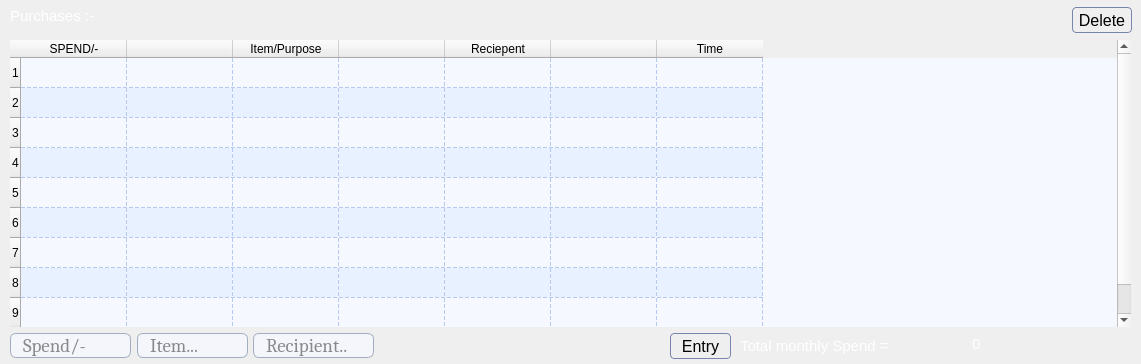
     <widget class="QWidget" name="widget_5" native="true">
      <property name="geometry">
       <rect>
        <x>0</x>
        <y>-1</y>
        <width>1141</width>
        <height>364</height>
       </rect>
      </property>
      <property name="styleSheet">
       <string notr="true">
#widget_5 {
    
	background-color: rgb(148, 178, 227);
    border: 1px solid #a5b7d9;
       border-top-left-radius: 0px;   /* No radius on top-left */
    border-top-right-radius: 8px;  /* Rounded */
    border-bottom-left-radius: 8px; /* Rounded */
    border-bottom-right-radius: 8px; /* Rounded */
}

/* Add subtle shadow feel */
#widget_5:hover {
    background-color: #81a6e1;
       border-top-left-radius: 0px;   /* No radius on top-left */
    border-top-right-radius: 8px;  /* Rounded */
    border-bottom-left-radius: 8px; /* Rounded */
    border-bottom-right-radius: 8px; /* Rounded */
}

/* Optional focus / active effect */
#widget_5:focus {
    border: 2px solid #2b6ef3;
    background-color: #ffffff;
   border-top-left-radius: 0px;   /* No radius on top-left */
    border-top-right-radius: 8px;  /* Rounded */
    border-bottom-left-radius: 8px; /* Rounded */
    border-bottom-right-radius: 8px; /* Rounded */
}
</string>
      </property>
      <widget class="QLabel" name="label_expense_record">
       <property name="geometry">
        <rect>
         <x>10</x>
         <y>3</y>
         <width>181</width>
         <height>25</height>
        </rect>
       </property>
       <property name="font">
        <font>
         <family>Segoe UI</family>
         <pointsize>11</pointsize>
         <italic>false</italic>
         <bold>false</bold>
        </font>
       </property>
       <property name="styleSheet">
        <string notr="true">color: rgb(255, 255, 255);
background-color: rgba(37, 56, 86,0);</string>
       </property>
       <property name="text">
        <string>Purchases :-</string>
       </property>
      </widget>
      <widget class="QLabel" name="label_total_expense">
       <property name="geometry">
        <rect>
         <x>740</x>
         <y>330</y>
         <width>191</width>
         <height>31</height>
        </rect>
       </property>
       <property name="font">
        <font>
         <family>Segoe UI</family>
         <pointsize>11</pointsize>
         <italic>false</italic>
         <bold>false</bold>
        </font>
       </property>
       <property name="styleSheet">
        <string notr="true">color: rgb(255, 255, 255);
background-color: rgba(37, 56, 86,0);</string>
       </property>
       <property name="text">
        <string>Total monthly Spend = </string>
       </property>
      </widget>
      <widget class="QLabel" name="label_total_spends">
       <property name="geometry">
        <rect>
         <x>972</x>
         <y>333</y>
         <width>151</width>
         <height>21</height>
        </rect>
       </property>
       <property name="font">
        <font>
         <family>Segoe UI</family>
         <pointsize>11</pointsize>
         <italic>false</italic>
         <bold>false</bold>
        </font>
       </property>
       <property name="styleSheet">
        <string notr="true">color: rgb(255, 255, 255);
background-color: rgba(37, 56, 86,0);</string>
       </property>
       <property name="text">
        <string>0</string>
       </property>
      </widget>
      <widget class="QTableWidget" name="tableWidget_1">
       <property name="geometry">
        <rect>
         <x>10</x>
         <y>40</y>
         <width>1121</width>
         <height>287</height>
        </rect>
       </property>
       <property name="font">
        <font>
         <family>Segoe UI</family>
         <pointsize>11</pointsize>
         <italic>false</italic>
         <bold>false</bold>
        </font>
       </property>
       <property name="styleSheet">
        <string notr="true">/* ===== Table Widget Style (Light Blue Theme) ===== */
#tableWidget_1 {
    background-color: #f5f9ff; /* soft blue-white background */
    alternate-background-color: #e8f1ff;
    gridline-color: #b7c9f0;
  
    
    font: 11pt &quot;Segoe UI&quot;;
    color: #2f3e55;
    selection-background-color: #6ea6f8;
    selection-color: white;
    outline: none;
}

/* ===== Header Styling ===== */
#tableWidget_1 QHeaderView::section {
    background: qlineargradient(x1:0, y1:0, x2:0, y2:1,
        stop:0 #cbd9f6, stop:1 #a9c4f2);
    color: #1d2b4d;
    font-weight: 600;
    font-size: 11pt;
    border: 1px solid #9bb8ef;
    padding: 6px;
    border-top-left-radius: 6px;
    border-top-right-radius: 6px;
}

/* ===== Hover effect on header ===== */
#tableWidget_1 QHeaderView::section:hover {
    background: qlineargradient(x1:0, y1:0, x2:0, y2:1,
        stop:0 #a6c5ff, stop:1 #8db4ff);
    color: #ffffff;
}

/* ===== Row Hover Highlight ===== */
#tableWidget_1::item:hover {
    background-color: #c8ddff;
    color: #12294d;
}

/* ===== Selected Cell ===== */
#tableWidget_1::item:selected {
    background-color: #7aa3e6;
    color: white;
}

/* ===== Vertical Scrollbar ===== */
#tableWidget_1 QScrollBar:vertical {
    border: none;
    background: #ebf2ff;
    width: 10px;
    margin: 2px 0 2px 0;
    border-radius: 4px;
}

#tableWidget_1 QScrollBar::handle:vertical {
    background: #5077ba;
    border-radius: 4px;
}

#tableWidget_1 QScrollBar::handle:vertical:hover {
    background: #496baa;
}

#tableWidget_1 QScrollBar::add-line:vertical,
#tableWidget_1 QScrollBar::sub-line:vertical {
    height: 0;
}

/* ===== Horizontal Scrollbar ===== */
#tableWidget_1 QScrollBar:horizontal {
    border: none;
    background: #ebf2ff;
    height: 10px;
    margin: 0 2px 0 2px;
    border-radius: 4px;
}

#tableWidget_1 QScrollBar::handle:horizontal {
    background: #90b4ff;
    border-radius: 4px;
}

#tableWidget_1 QScrollBar::handle:horizontal:hover {
    background: #6e9fff;
}

#tableWidget_1 QScrollBar::add-line:horizontal,
#tableWidget_1 QScrollBar::sub-line:horizontal {
    width: 0;
}
</string>
       </property>
       <property name="frameShape">
        <enum>QFrame::Shape::NoFrame</enum>
       </property>
       <property name="frameShadow">
        <enum>QFrame::Shadow::Plain</enum>
       </property>
       <property name="lineWidth">
        <number>1</number>
       </property>
       <property name="midLineWidth">
        <number>0</number>
       </property>
       <property name="horizontalScrollBarPolicy">
        <enum>Qt::ScrollBarPolicy::ScrollBarAlwaysOff</enum>
       </property>
       <property name="alternatingRowColors">
        <bool>true</bool>
       </property>
       <property name="selectionMode">
        <enum>QAbstractItemView::SelectionMode::ContiguousSelection</enum>
       </property>
       <property name="selectionBehavior">
        <enum>QAbstractItemView::SelectionBehavior::SelectRows</enum>
       </property>
       <property name="textElideMode">
        <enum>Qt::TextElideMode::ElideMiddle</enum>
       </property>
       <property name="showGrid">
        <bool>true</bool>
       </property>
       <property name="gridStyle">
        <enum>Qt::PenStyle::DashLine</enum>
       </property>
       <property name="sortingEnabled">
        <bool>false</bool>
       </property>
       <property name="rowCount">
        <number>9</number>
       </property>
       <property name="columnCount">
        <number>7</number>
       </property>
       <attribute name="horizontalHeaderCascadingSectionResizes">
        <bool>false</bool>
       </attribute>
       <attribute name="horizontalHeaderMinimumSectionSize">
        <number>41</number>
       </attribute>
       <attribute name="horizontalHeaderDefaultSectionSize">
        <number>106</number>
       </attribute>
       <attribute name="horizontalHeaderStretchLastSection">
        <bool>false</bool>
       </attribute>
       <attribute name="verticalHeaderDefaultSectionSize">
        <number>30</number>
       </attribute>
       <attribute name="verticalHeaderStretchLastSection">
        <bool>false</bool>
       </attribute>
       <row/>
       <row/>
       <row/>
       <row/>
       <row/>
       <row/>
       <row/>
       <row/>
       <row/>
       <column>
        <property name="text">
         <string>SPEND/-</string>
        </property>
        <property name="font">
         <font>
          <pointsize>9</pointsize>
         </font>
        </property>
       </column>
       <column>
        <property name="text">
         <string/>
        </property>
       </column>
       <column>
        <property name="text">
         <string>Item/Purpose</string>
        </property>
       </column>
       <column>
        <property name="text">
         <string/>
        </property>
       </column>
       <column>
        <property name="text">
         <string>Reciepent</string>
        </property>
       </column>
       <column>
        <property name="text">
         <string/>
        </property>
       </column>
       <column>
        <property name="text">
         <string>Time</string>
        </property>
       </column>
      </widget>
      <widget class="QLineEdit" name="lineEdit_spend">
       <property name="geometry">
        <rect>
         <x>10</x>
         <y>333</y>
         <width>121</width>
         <height>25</height>
        </rect>
       </property>
       <property name="sizePolicy">
        <sizepolicy hsizetype="Fixed" vsizetype="Fixed">
         <horstretch>0</horstretch>
         <verstretch>0</verstretch>
        </sizepolicy>
       </property>
       <property name="minimumSize">
        <size>
         <width>0</width>
         <height>0</height>
        </size>
       </property>
       <property name="maximumSize">
        <size>
         <width>1920</width>
         <height>70</height>
        </size>
       </property>
       <property name="font">
        <font>
         <family>Cambria</family>
         <pointsize>14</pointsize>
         <italic>false</italic>
         <bold>false</bold>
        </font>
       </property>
       <property name="contextMenuPolicy">
        <enum>Qt::ContextMenuPolicy::NoContextMenu</enum>
       </property>
       <property name="styleSheet">
        <string notr="true">QLineEdit {
    background-color: #f4f6fb;
    color: #1e1e1e;
    border: 1px solid #a0aec0;
    border-radius: 6px;
    padding: 0px 10px;
    font: 14pt &quot;Cambria&quot;;
    selection-background-color: #3a7bd5; /* Highlight text selection in blue */
}

QLineEdit:hover {
    border: 1px solid #3a7bd5;  /* Professional blue on hover */
    background-color: #f0f4ff;  /* Slightly lighter background */
}

QLineEdit:focus {
    border: 1px solid #2bb673;  /* Elegant green focus */
    background-color: #ffffff;  /* Crisp white for focus */
    color: #000000;
}</string>
       </property>
       <property name="text">
        <string/>
       </property>
       <property name="maxLength">
        <number>1000</number>
       </property>
       <property name="frame">
        <bool>false</bool>
       </property>
       <property name="echoMode">
        <enum>QLineEdit::EchoMode::Normal</enum>
       </property>
       <property name="cursorPosition">
        <number>0</number>
       </property>
       <property name="dragEnabled">
        <bool>true</bool>
       </property>
       <property name="placeholderText">
        <string>Spend/-</string>
       </property>
       <property name="cursorMoveStyle">
        <enum>Qt::CursorMoveStyle::LogicalMoveStyle</enum>
       </property>
       <property name="clearButtonEnabled">
        <bool>false</bool>
       </property>
      </widget>
      <widget class="QToolButton" name="toolButton_save1">
       <property name="geometry">
        <rect>
         <x>670</x>
         <y>333</y>
         <width>61</width>
         <height>26</height>
        </rect>
       </property>
       <property name="font">
        <font>
         <pointsize>12</pointsize>
        </font>
       </property>
       <property name="styleSheet">
        <string notr="true">QToolButton {


    background: qlineargradient(x1:0, y1:0, x2:0, y2:1,
        stop:0 #ebebeb, stop:1 #ffffff);
    color: black;
    border: none;
        border: 1px solid #7986ac;
    border-radius: 4px;
   
    
}

QToolButton:hover {
     background: qlineargradient(x1:0, y1:0, x2:0, y2:1,
        stop:0 #ffffff, stop:1 #ffffff);
}

QToolButton:pressed {
 

    background: qlineargradient(x1:0, y1:0, x2:0, y2:1,
        stop:0 #f4f6fb, stop:1 #cbcbcb);
color: black;
  
}

QToolButton:disabled {
    background: #475569;
    color: #94a3b8;
}</string>
       </property>
       <property name="text">
        <string>Entry</string>
       </property>
      </widget>
      <widget class="QLineEdit" name="lineEdit_item">
       <property name="geometry">
        <rect>
         <x>137</x>
         <y>333</y>
         <width>111</width>
         <height>25</height>
        </rect>
       </property>
       <property name="sizePolicy">
        <sizepolicy hsizetype="Fixed" vsizetype="Fixed">
         <horstretch>0</horstretch>
         <verstretch>0</verstretch>
        </sizepolicy>
       </property>
       <property name="minimumSize">
        <size>
         <width>0</width>
         <height>0</height>
        </size>
       </property>
       <property name="maximumSize">
        <size>
         <width>1920</width>
         <height>70</height>
        </size>
       </property>
       <property name="font">
        <font>
         <family>Cambria</family>
         <pointsize>14</pointsize>
         <italic>false</italic>
         <bold>false</bold>
        </font>
       </property>
       <property name="contextMenuPolicy">
        <enum>Qt::ContextMenuPolicy::NoContextMenu</enum>
       </property>
       <property name="styleSheet">
        <string notr="true">QLineEdit {
    background-color: #f4f6fb;
    color: #1e1e1e;
    border: 1px solid #a0aec0;
    border-radius: 6px;
    padding: 0px 10px;
    font: 14pt &quot;Cambria&quot;;
    selection-background-color: #3a7bd5; /* Highlight text selection in blue */
}

QLineEdit:hover {
    border: 1px solid #3a7bd5;  /* Professional blue on hover */
    background-color: #f0f4ff;  /* Slightly lighter background */
}

QLineEdit:focus {
    border: 1px solid #2bb673;  /* Elegant green focus */
    background-color: #ffffff;  /* Crisp white for focus */
    color: #000000;
}</string>
       </property>
       <property name="text">
        <string/>
       </property>
       <property name="maxLength">
        <number>1000</number>
       </property>
       <property name="frame">
        <bool>false</bool>
       </property>
       <property name="echoMode">
        <enum>QLineEdit::EchoMode::Normal</enum>
       </property>
       <property name="cursorPosition">
        <number>0</number>
       </property>
       <property name="dragEnabled">
        <bool>true</bool>
       </property>
       <property name="placeholderText">
        <string>Item...</string>
       </property>
       <property name="cursorMoveStyle">
        <enum>Qt::CursorMoveStyle::LogicalMoveStyle</enum>
       </property>
       <property name="clearButtonEnabled">
        <bool>false</bool>
       </property>
      </widget>
      <widget class="QLineEdit" name="lineEdit_reciepent">
       <property name="geometry">
        <rect>
         <x>253</x>
         <y>333</y>
         <width>121</width>
         <height>25</height>
        </rect>
       </property>
       <property name="sizePolicy">
        <sizepolicy hsizetype="Fixed" vsizetype="Fixed">
         <horstretch>0</horstretch>
         <verstretch>0</verstretch>
        </sizepolicy>
       </property>
       <property name="minimumSize">
        <size>
         <width>0</width>
         <height>0</height>
        </size>
       </property>
       <property name="maximumSize">
        <size>
         <width>1920</width>
         <height>70</height>
        </size>
       </property>
       <property name="font">
        <font>
         <family>Cambria</family>
         <pointsize>14</pointsize>
         <italic>false</italic>
         <bold>false</bold>
        </font>
       </property>
       <property name="contextMenuPolicy">
        <enum>Qt::ContextMenuPolicy::NoContextMenu</enum>
       </property>
       <property name="styleSheet">
        <string notr="true">QLineEdit {
    background-color: #f4f6fb;
    color: #1e1e1e;
    border: 1px solid #a0aec0;
    border-radius: 6px;
    padding: 0px 10px;
    font: 14pt &quot;Cambria&quot;;
    selection-background-color: #3a7bd5; /* Highlight text selection in blue */
}

QLineEdit:hover {
    border: 1px solid #3a7bd5;  /* Professional blue on hover */
    background-color: #f0f4ff;  /* Slightly lighter background */
}

QLineEdit:focus {
    border: 1px solid #2bb673;  /* Elegant green focus */
    background-color: #ffffff;  /* Crisp white for focus */
    color: #000000;
}</string>
       </property>
       <property name="text">
        <string/>
       </property>
       <property name="maxLength">
        <number>1000</number>
       </property>
       <property name="frame">
        <bool>false</bool>
       </property>
       <property name="echoMode">
        <enum>QLineEdit::EchoMode::Normal</enum>
       </property>
       <property name="cursorPosition">
        <number>0</number>
       </property>
       <property name="dragEnabled">
        <bool>true</bool>
       </property>
       <property name="placeholderText">
        <string>Recipient..</string>
       </property>
       <property name="cursorMoveStyle">
        <enum>Qt::CursorMoveStyle::LogicalMoveStyle</enum>
       </property>
       <property name="clearButtonEnabled">
        <bool>false</bool>
       </property>
      </widget>
      <widget class="QToolButton" name="toolButton_del_row">
       <property name="geometry">
        <rect>
         <x>1072</x>
         <y>7</y>
         <width>60</width>
         <height>26</height>
        </rect>
       </property>
       <property name="font">
        <font>
         <pointsize>12</pointsize>
        </font>
       </property>
       <property name="styleSheet">
        <string notr="true">QToolButton {


    background: qlineargradient(x1:0, y1:0, x2:0, y2:1,
        stop:0 #ebebeb, stop:1 #ffffff);
    color: black;
    border: none;
        border: 1px solid #7986ac;
    border-radius: 4px;
   
    
}

QToolButton:hover {
     background: qlineargradient(x1:0, y1:0, x2:0, y2:1,
        stop:0 #ffffff, stop:1 #ffffff);
}

QToolButton:pressed {
 

    background: qlineargradient(x1:0, y1:0, x2:0, y2:1,
        stop:0 #f4f6fb, stop:1 #cbcbcb);
color: black;
  
}

QToolButton:disabled {
    background: #475569;
    color: #94a3b8;
}</string>
       </property>
       <property name="text">
        <string>Delete</string>
       </property>
      </widget>
      <zorder>label_expense_record</zorder>
      <zorder>label_total_expense</zorder>
      <zorder>label_total_spends</zorder>
      <zorder>lineEdit_spend</zorder>
      <zorder>toolButton_save1</zorder>
      <zorder>lineEdit_item</zorder>
      <zorder>lineEdit_reciepent</zorder>
      <zorder>toolButton_del_row</zorder>
      <zorder>tableWidget_1</zorder>
     </widget>
